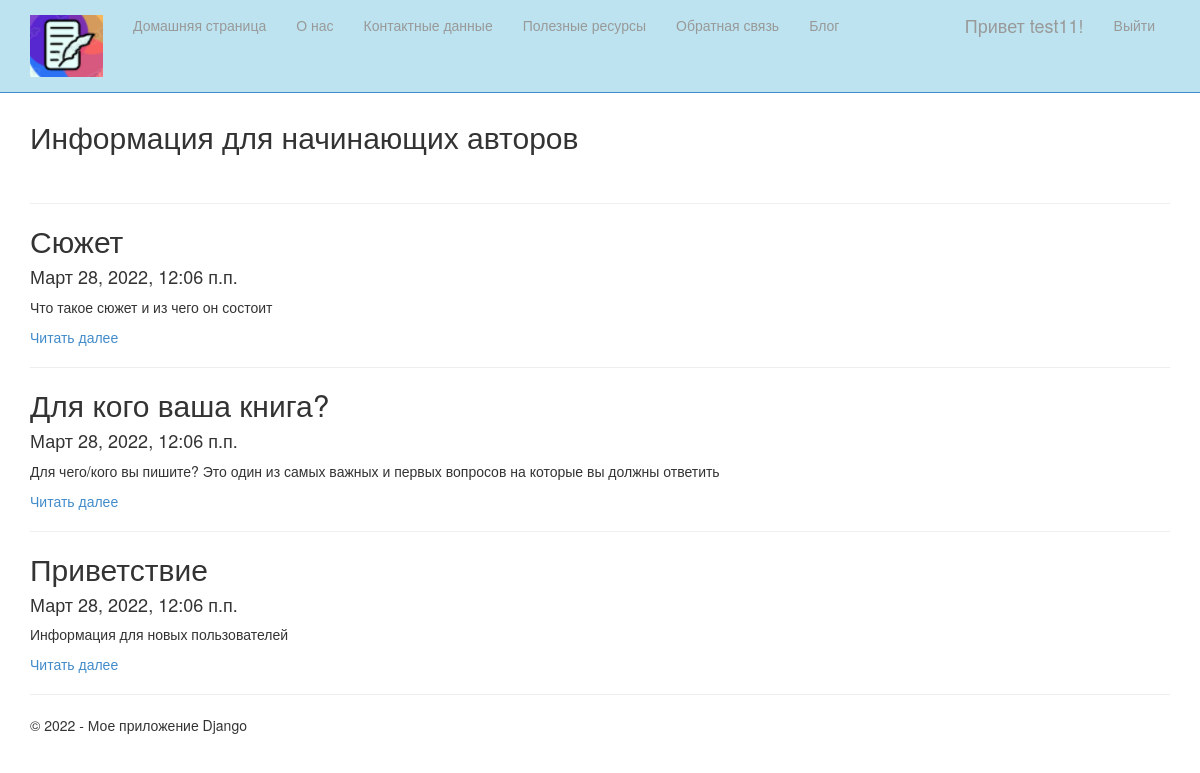
Page /blog/ (signed in) on the committed database.
### app/models.py (models this page shows, shortened)
class Blog(models.Model):
    title = models.CharField(max_length=100, unique_for_date="posted", verbose_name="Заголовок")
    description= models.TextField(verbose_name="Краткое содержание")
    content = models.TextField(verbose_name = "Полное содержание")
    posted = models.DateTimeField(default = datetime.now(), db_index=True, verbose_name="Опубликована")
    author=models.ForeignKey(User, null=True, blank=True, on_delete=models.SET_NULL, verbose_name="Автор")
    image = models.FileField(default ='interesting_201402030326241.jpg', verbose_name = 'Путь к картинке')
    class Meta:
        db_table="Posts"
        ordering=["-posted"]
        verbose_name="Статья блога"
        verbose_name_plural="Статья блога"

### app/views.py (the view)
# urls.py: path('blog/', views.blog, name='blog'),
def blog(request):
    posts = Blog.objects.all()
    assert isinstance(request, HttpRequest)
    return render(
    request,
        'app/blog.html',
        {
            'title':'Информация для начинающих авторов',
            'posts': posts,
            'year':datetime.now().year,
        }
    )

### app/templates/app/blog.html
{% extends "app/layout.html" %}
{% block content %}
<h2>{{ title }}</h2>
<br/>
{% for post in posts %}
<hr/>
<div class="">
    <h2>{{post.title}}</h2>
    <h4>{{post.posted}}</h4>
    <p>{{post.description}}</p>
    <p><a href="{% url 'blogpost' parametr=post.id %}">Читать далее</a></p>
</div>
{% endfor %}
{% endblock %}

### app/templates/app/loginpartial.html (shortened to what this page needs)
{% if user.is_authenticated %}
<form id="logoutForm" action="/logout/" method="post" class="navbar-right">
    <ul class="nav navbar-nav navbar-right">
        <li><span class="navbar-brand">Привет {{ user.username }}!</span></li>
        <li><a href="javascript:document.getElementById('logoutForm').submit()">Выйти</a></li>
    </ul>
</form>
{% else %}
<ul class="nav navbar-nav navbar-right">
    <li><a href="{% url 'login' %}">Авторизоваться</a></li>
</ul>
{% endif %}

### app/static/app/content/site.css (style rules this page uses)
body { padding-top: 100px; padding-bottom: 20px; }

### rows in the picture
Blog: title "Сюжет", posted "Март 28, 2022, 12:06 п.п.", description "Что такое сюжет и из чего он состоит"
Blog: title "Для кого ваша книга?", posted "Март 28, 2022, 12:06 п.п.", description "Для чего/кого вы пишите? Это один из самых важных и первых вопросов на которые вы должны ответить"
Blog: title "Приветствие", posted "Март 28, 2022, 12:06 п.п.", description "Информация для новых пользователей"

### other values in the picture
{{ user.username }} "test11"
{{ title }} "Информация для начинающих авторов"
